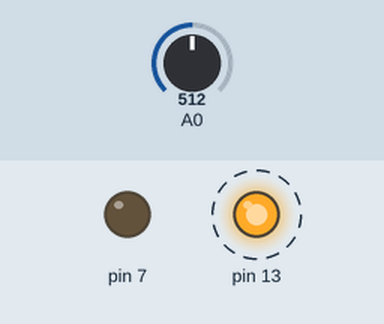
This sketch was run on a simulated Arduino Uno, built with avr-gcc and run on an emulated ATmega328P. Parts: output pins drawn as LEDs (lit = HIGH). Dashed ring = blinking. Inputs (shaded band) come from the test bench; at power-on: A0 = 512. What the sketch prints to the serial monitor is not drawn.

Above: at 0.12 s.
Timing chart, 0 to 3.0 s (numbered marks = the images above):
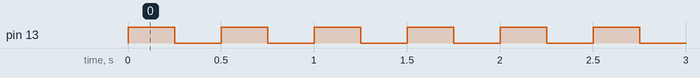

Measured:
- by itself, pin 13: alternates HIGH for 0.25 s and LOW for 0.25 s

The sketch:

arduino-rpi-read-ldr.ino
```cpp
void setup() {
  Serial.begin(115200);
  Serial.println("Arduino basladi!");
  pinMode(7, OUTPUT);
  pinMode(13, OUTPUT);
}

void loop() {
  // A0'a bagli LDR'nin degerini oku
  int LDR = analogRead(A0);
  Serial.println(LDR);

  digitalWrite(13, HIGH);
  delay(250);
  digitalWrite(13, LOW);
  delay(250);

  // Raspberry Pi'dan komut geldi mi?
  if (Serial.available() > 0) {

    String komut = Serial.readString();
    komut.trim();

    // Led'i yak
    if (String("ac") == komut) {
      digitalWrite(7, HIGH);
      Serial.println("Arduino: Led yakildi");
    }

    // Led'i sondur
    if (String("kapat") == komut) {
      digitalWrite(7, LOW);
      Serial.println("Arduino: Led sonduruldu");
    }
  }
}
```
